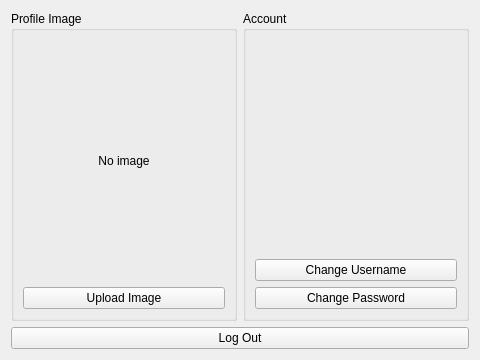
<?xml version="1.0" encoding="UTF-8"?>
<ui version="4.0">
 <class>UserProfileWidget</class>
 <widget class="QWidget" name="UserProfileWidget">
  <property name="geometry">
   <rect>
    <x>0</x>
    <y>0</y>
    <width>480</width>
    <height>360</height>
   </rect>
  </property>
  <property name="windowTitle">
   <string>User Profile</string>
  </property>

  <layout class="QVBoxLayout" name="mainLayout">
   <item>
    <layout class="QHBoxLayout" name="topRow">
     <item>
      <widget class="QGroupBox" name="avatarGroup">
       <property name="title">
        <string>Profile Image</string>
       </property>
       <layout class="QVBoxLayout" name="avatarLayout">
        <item>
         <widget class="QLabel" name="label_avatar">
          <property name="minimumSize">
           <size>
            <width>120</width>
            <height>120</height>
           </size>
          </property>
          <property name="styleSheet">
           <string notr="true">border-radius: 60px;</string>
          </property>
          <property name="text">
           <string>No image</string>
          </property>
          <property name="alignment">
           <set>Qt::AlignCenter</set>
          </property>
         </widget>
        </item>
        <item>
         <widget class="QPushButton" name="btn_upload_avatar">
          <property name="text">
           <string>Upload Image</string>
          </property>
         </widget>
        </item>
       </layout>
      </widget>
     </item>
     <item>
      <widget class="QGroupBox" name="userInfoGroup">
       <property name="title">
        <string>Account</string>
       </property>
       <layout class="QVBoxLayout" name="userInfoLayout">
        <item>
         <widget class="QLabel" name="label_username">
          <property name="styleSheet">
           <string notr="true">font-size: 18px; font-weight: 500;</string>
          </property>
          <property name="text">
           <string/>
          </property>
          <property name="alignment">
           <set>Qt::AlignCenter</set>
          </property>
         </widget>
        </item>
        <item>
         <spacer name="verticalSpacer">
          <property name="orientation">
           <enum>Qt::Vertical</enum>
          </property>
          <property name="sizeHint" stdset="0">
           <size>
            <width>20</width>
            <height>20</height>
           </size>
          </property>
         </spacer>
        </item>
        <item>
         <widget class="QPushButton" name="btn_change_username">
          <property name="text">
           <string>Change Username</string>
          </property>
         </widget>
        </item>
        <item>
         <widget class="QPushButton" name="btn_change_password">
          <property name="text">
           <string>Change Password</string>
          </property>
         </widget>
        </item>
       </layout>
      </widget>
     </item>
    </layout>
   </item>
   <item>
    <widget class="QPushButton" name="btn_logout">
     <property name="text">
      <string>Log Out</string>
     </property>
    </widget>
   </item>
  </layout>
 </widget>
 <resources/>
 <connections/>
</ui>
